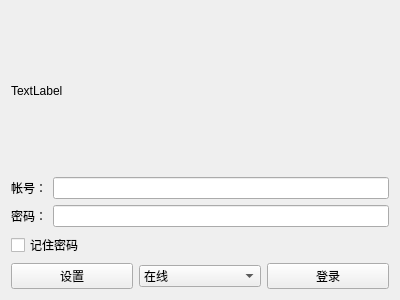
<?xml version="1.0" encoding="UTF-8"?>
<ui version="4.0">
 <class>TALoginWidget</class>
 <widget class="QWidget" name="TALoginWidget">
  <property name="geometry">
   <rect>
    <x>0</x>
    <y>0</y>
    <width>400</width>
    <height>300</height>
   </rect>
  </property>
  <property name="windowTitle">
   <string>TALoginWidget</string>
  </property>
  <layout class="QGridLayout" name="gridLayout">
   <item row="0" column="0">
    <layout class="QVBoxLayout" name="verticalLayout">
     <item>
      <widget class="QLabel" name="labelheadline">
       <property name="text">
        <string>TextLabel</string>
       </property>
      </widget>
     </item>
     <item>
      <layout class="QHBoxLayout" name="horizontalLayout_1">
       <item>
        <widget class="QLabel" name="label_2">
         <property name="text">
          <string>帐号：</string>
         </property>
        </widget>
       </item>
       <item>
        <widget class="QLineEdit" name="UID_lineEdit"/>
       </item>
      </layout>
     </item>
     <item>
      <layout class="QHBoxLayout" name="horizontalLayout_2">
       <item>
        <widget class="QLabel" name="label_3">
         <property name="text">
          <string>密码：</string>
         </property>
        </widget>
       </item>
       <item>
        <widget class="QLineEdit" name="PWDlineEdit"/>
       </item>
      </layout>
     </item>
     <item>
      <widget class="QCheckBox" name="memButton">
       <property name="text">
        <string>记住密码</string>
       </property>
      </widget>
     </item>
     <item>
      <layout class="QHBoxLayout" name="horizontalLayout_3">
       <item>
        <widget class="QPushButton" name="moreButton">
         <property name="text">
          <string>设置</string>
         </property>
        </widget>
       </item>
       <item>
        <widget class="QComboBox" name="comboBox">
         <item>
          <property name="text">
           <string>在线</string>
          </property>
         </item>
         <item>
          <property name="text">
           <string>隐身</string>
          </property>
         </item>
         <item>
          <property name="text">
           <string>忙碌</string>
          </property>
         </item>
         <item>
          <property name="text">
           <string>离开</string>
          </property>
         </item>
         <item>
          <property name="text">
           <string>请勿打扰</string>
          </property>
         </item>
        </widget>
       </item>
       <item>
        <widget class="QPushButton" name="loginButton">
         <property name="text">
          <string>登录</string>
         </property>
        </widget>
       </item>
      </layout>
     </item>
    </layout>
   </item>
  </layout>
 </widget>
 <layoutdefault spacing="6" margin="11"/>
 <resources/>
 <connections/>
 <slots>
  <signal>setServer()</signal>
 </slots>
</ui>
